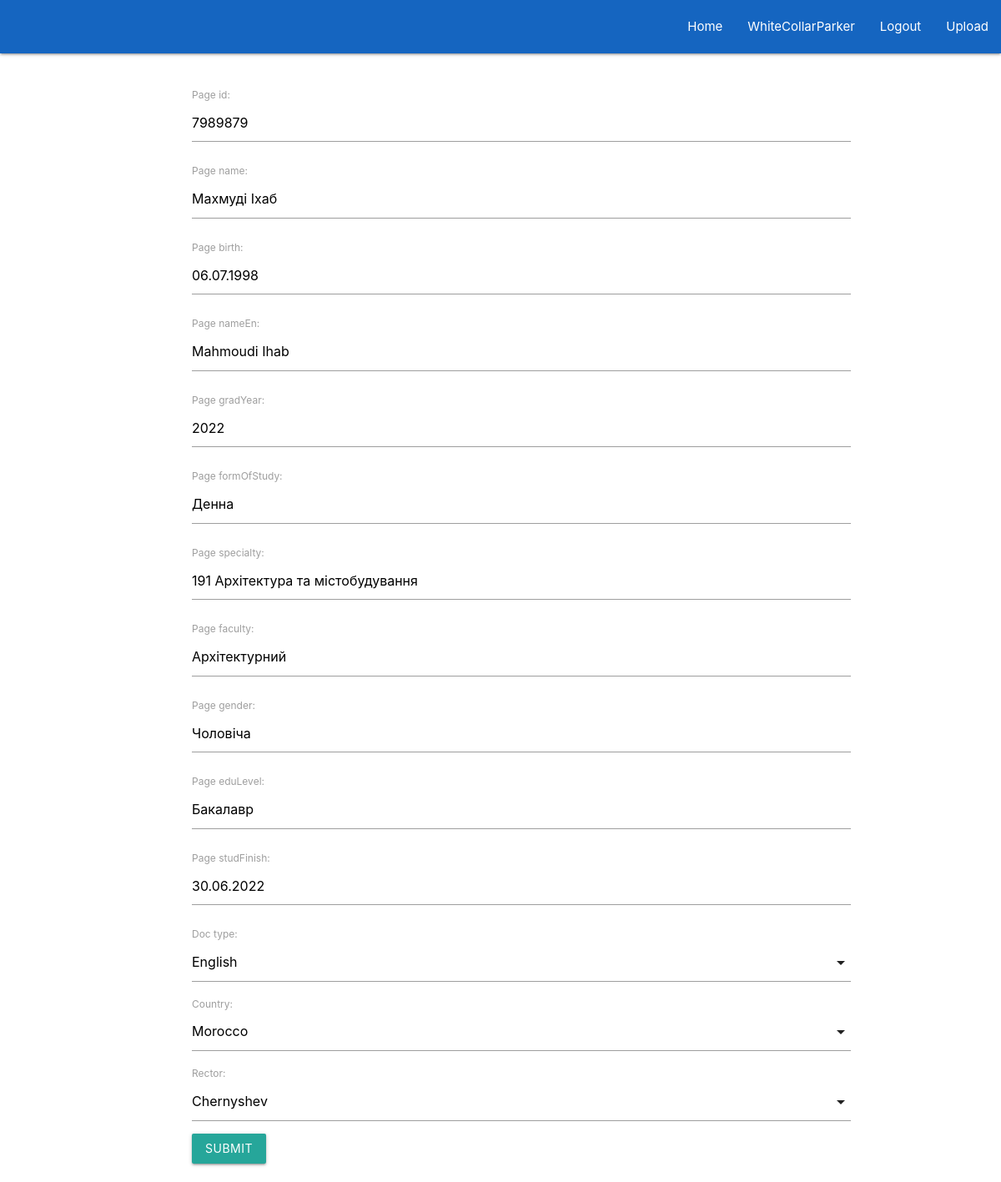
Page /create/7989879/ (signed in) on the committed database.
### main/models.py (models this page shows, shortened)
class Page(models.Model):
    page_id = models.CharField(max_length=200)
    page_name = models.CharField(max_length=200)
    page_birth = models.CharField(max_length=200)
    page_gender = models.CharField(max_length=200)
    page_nationality = models.CharField(max_length=200)
    page_nameEn = models.CharField(max_length=200)
    page_gradYear = models.CharField(max_length=200)
    page_studFinish = models.CharField(max_length=200)
    page_faculty = models.CharField(max_length=200)
    page_eduLevel = models.CharField(max_length=200)
    page_formOfStudy = models.CharField(max_length=200)
    page_specialty = models.CharField(max_length=200)
    page_eduProg = models.CharField(max_length=200)
    page_prevDoc = models.CharField(max_length=200)
    slug = models.SlugField()

### main/views.py (the view, shortened to what this page needs)
# urls.py: path("create/<slug>/", views.doc_gen, name="detail" ),
@login_required(login_url='main:login')
def doc_gen(request, slug):
    try:
        unique_post = get_object_or_404(Page, slug=slug)
        form = DocForm(request.POST or None,
                    instance=unique_post)
        context = {
            'form': form
        }
    except Exception as e:
        messages.error(request, f'Error: {e}')
    return render(request, 'main/detail.html', context)

### main/forms.py
class DocForm(forms.ModelForm):
    DOC_CHOICES = (
        ('en', 'English'),
        ('uk', 'Ukrainian'),
    )
    doc_type = forms.ChoiceField(choices=DOC_CHOICES)
    COUNTRY_CHOICES = (
        ('mr', 'Morocco'),
        ('tr', 'Turkey'),
    )
    country = forms.ChoiceField(choices=COUNTRY_CHOICES)
    RECTOR_CHOICES = (
        ('dn', 'Chernyshev'),
        ('kh', 'Khomenko'),
    )
    rector = forms.ChoiceField(choices=RECTOR_CHOICES)
    class Meta:
        model = Page
        fields = ['page_id',
                'page_name',
                'page_birth',
                'page_nameEn',
                'page_gradYear',
                'page_formOfStudy',
                'page_specialty',
                'page_nameEn',
                'page_faculty',
                'page_gender',
                'page_eduLevel',
                'page_studFinish',
                ]

### main/templates/main/detail.html (shortened to what this page needs)
{% extends "main/header.html" %}
{% block content %}
    <div class="container">
        <form method="POST" action=".">
            {{ form.as_p }}
            <input type="submit" name="submit" class="btn" >
        </form>
{% endblock %}

### main/templates/main/includes/navbar.html (shortened to what this page needs)
<div class="navbar-fixed">
    <nav>
        <div class="nav-wrapper blue darken-3">
            <ul class="right hide-on-med-and-down">
                <li><a href="/">Home</a></li>
                {% if user.is_authenticated %}
                    <li><a href=".">{{ user.username }}</a></li>
                    <li><a href="/logout">Logout</a></li>
                    <li><a href="/upload">Upload</a></li>
                {% else %}
                    <li><a href="/login">Login</a></li>
                {% endif %}
            </ul>
        </div>
    </nav>
</div>

### main/templates/main/header.html (style rules this page uses)
.container { padding-left: 50px; }

### rows in the picture
Page: page_id "7989879", page_name "Махмуді Іхаб", page_birth "06.07.1998", page_nameEn "Mahmoudi Ihab", page_gradYear "2022", page_formOfStudy "Денна", page_specialty "191 Архітектура та містобудування", page_faculty "Архітектурний", page_gender "Чоловіча", page_eduLevel "Бакалавр", page_studFinish "30.06.2022"

### other values in the picture
{{ user.username }} "WhiteCollarParker"
